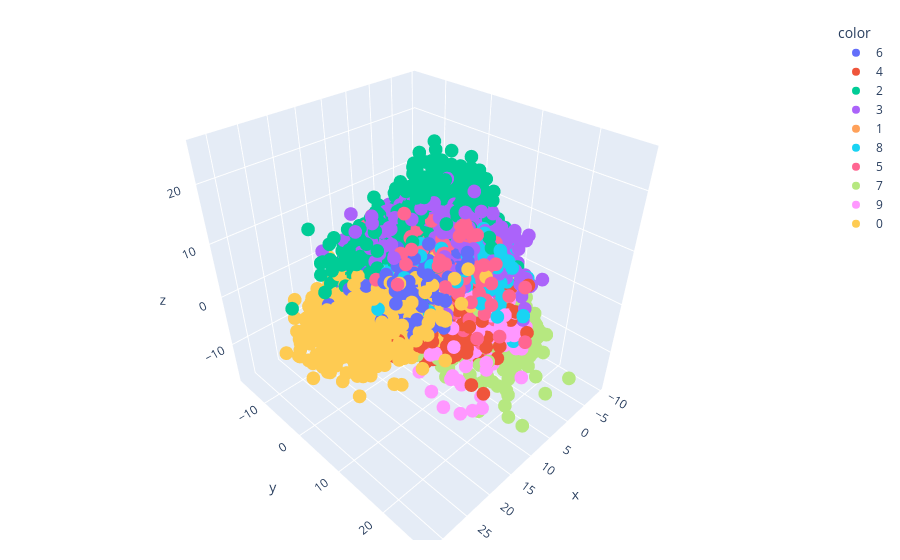

Notebook source saved alongside this figure:
### Code cell
import plotly.express as px
fig=px.scatter_3d(x=x_train_trf[:,0],y=x_train_trf[:,1],z=x_train_trf[:,2],color=y_train.astype(str))
fig.update_layout(
    margin=dict(l=20,r=20,t=20,b=20)
)
fig.show()

### Figure 1 — Plotly figure (JSON) as saved in the notebook; plotly's stock layout.template omitted (floating-point values rounded to 4 significant figures; data arrays with more than 128 entries replaced by an {"elided": "..."} marker saying what was removed)
{"data": [{"hovertemplate": "color=6<br>x=%{x}<br>y=%{y}<br>z=%{z}<extra></extra>", "legendgroup": "6", "marker": {"color": "#636efa", "symbol": "circle"}, "mode": "markers", "name": "6", "scene": "scene", "showlegend": true, "type": "scatter3d", "x": {"elided": "3296 float values"}, "y": {"elided": "3296 float values"}, "z": {"elided": "3296 float values"}}, {"hovertemplate": "color=4<br>x=%{x}<br>y=%{y}<br>z=%{z}<extra></extra>", "legendgroup": "4", "marker": {"color": "#EF553B", "symbol": "circle"}, "mode": "markers", "name": "4", "scene": "scene", "showlegend": true, "type": "scatter3d", "x": {"elided": "3245 float values"}, "y": {"elided": "3245 float values"}, "z": {"elided": "3245 float values"}}, {"hovertemplate": "color=2<br>x=%{x}<br>y=%{y}<br>z=%{z}<extra></extra>", "legendgroup": "2", "marker": {"color": "#00cc96", "symbol": "circle"}, "mode": "markers", "name": "2", "scene": "scene", "showlegend": true, "type": "scatter3d", "x": {"elided": "3317 float values"}, "y": {"elided": "3317 float values"}, "z": {"elided": "3317 float values"}}, {"hovertemplate": "color=3<br>x=%{x}<br>y=%{y}<br>z=%{z}<extra></extra>", "legendgroup": "3", "marker": {"color": "#ab63fa", "symbol": "circle"}, "mode": "markers", "name": "3", "scene": "scene", "showlegend": true, "type": "scatter3d", "x": {"elided": "3488 float values"}, "y": {"elided": "3488 float values"}, "z": {"elided": "3488 float values"}}, {"hovertemplate": "color=1<br>x=%{x}<br>y=%{y}<br>z=%{z}<extra></extra>", "legendgroup": "1", "marker": {"color": "#FFA15A", "symbol": "circle"}, "mode": "markers", "name": "1", "scene": "scene", "showlegend": true, "type": "scatter3d", "x": {"elided": "3723 float values"}, "y": {"elided": "3723 float values"}, "z": {"elided": "3723 float values"}}, {"hovertemplate": "color=8<br>x=%{x}<br>y=%{y}<br>z=%{z}<extra></extra>", "legendgroup": "8", "marker": {"color": "#19d3f3", "symbol": "circle"}, "mode": "markers", "name": "8", "scene": "scene", "showlegend": true, "type": "scatter3d", "x": {"elided": "3295 float values"}, "y": {"elided": "3295 float values"}, "z": {"elided": "3295 float values"}}, {"hovertemplate": "color=5<br>x=%{x}<br>y=%{y}<br>z=%{z}<extra></extra>", "legendgroup": "5", "marker": {"color": "#FF6692", "symbol": "circle"}, "mode": "markers", "name": "5", "scene": "scene", "showlegend": true, "type": "scatter3d", "x": {"elided": "3039 float values"}, "y": {"elided": "3039 float values"}, "z": {"elided": "3039 float values"}}, {"hovertemplate": "color=7<br>x=%{x}<br>y=%{y}<br>z=%{z}<extra></extra>", "legendgroup": "7", "marker": {"color": "#B6E880", "symbol": "circle"}, "mode": "markers", "name": "7", "scene": "scene", "showlegend": true, "type": "scatter3d", "x": {"elided": "3502 float values"}, "y": {"elided": "3502 float values"}, "z": {"elided": "3502 float values"}}, {"hovertemplate": "color=9<br>x=%{x}<br>y=%{y}<br>z=%{z}<extra></extra>", "legendgroup": "9", "marker": {"color": "#FF97FF", "symbol": "circle"}, "mode": "markers", "name": "9", "scene": "scene", "showlegend": true, "type": "scatter3d", "x": {"elided": "3376 float values"}, "y": {"elided": "3376 float values"}, "z": {"elided": "3376 float values"}}, {"hovertemplate": "color=0<br>x=%{x}<br>y=%{y}<br>z=%{z}<extra></extra>", "legendgroup": "0", "marker": {"color": "#FECB52", "symbol": "circle"}, "mode": "markers", "name": "0", "scene": "scene", "showlegend": true, "type": "scatter3d", "x": {"elided": "3319 float values"}, "y": {"elided": "3319 float values"}, "z": {"elided": "3319 float values"}}], "layout": {"legend": {"title": {"text": "color"}, "tracegroupgap": 0}, "margin": {"b": 20, "l": 20, "r": 20, "t": 20}, "scene": {"domain": {"x": [0, 1], "y": [0, 1]}, "xaxis": {"title": {"text": "x"}}, "yaxis": {"title": {"text": "y"}}, "zaxis": {"title": {"text": "z"}}}}}
